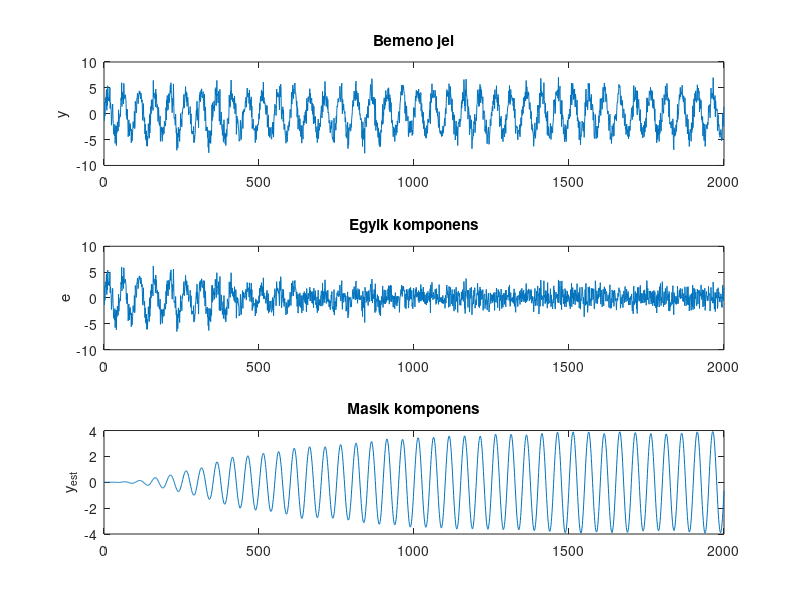

MATLAB code for this plot:
%% ADAPTIV VONALJAVITAS

clear all;
clc;

%% PARAMETEREK
N=2000;                     %mintak szama (szimulacios ido)
D=10;                       %dekorrelalo kesleltetes
M=300;                      %prediktor egyutthatoinak szama
mu=1e-6;                    %batorsagi tenyezo
y=wgn(1,N,2)+...
  4*sin(2*pi*(0:N-1)*0.02); %a bemeno jel

%% ALE ALGORITMUS
W=zeros(1,M);
y_shr=zeros(1,D);
x_shr=zeros(1,M);
y_est=zeros(1,N);
e=zeros(1,N);
for ii=1:N
    y_shr=[y(ii) y_shr(1:end-1)];
    x_shr=[y_shr(end) x_shr(1:end-1)];
    y_est(ii)=W*x_shr';
    e(ii)=y(ii)-y_est(ii);
    W=W+2*mu*e(ii)*x_shr;
end

%% ABRAZOLAS
figure(1);
subplot(311);
plot(y);
title('Bemeno jel');
ylabel('y');
subplot(312);
plot(e);
title('Egyik komponens');
ylabel('e');
subplot(313);
plot(y_est);
title('Masik komponens');
ylabel('y_{est}');
